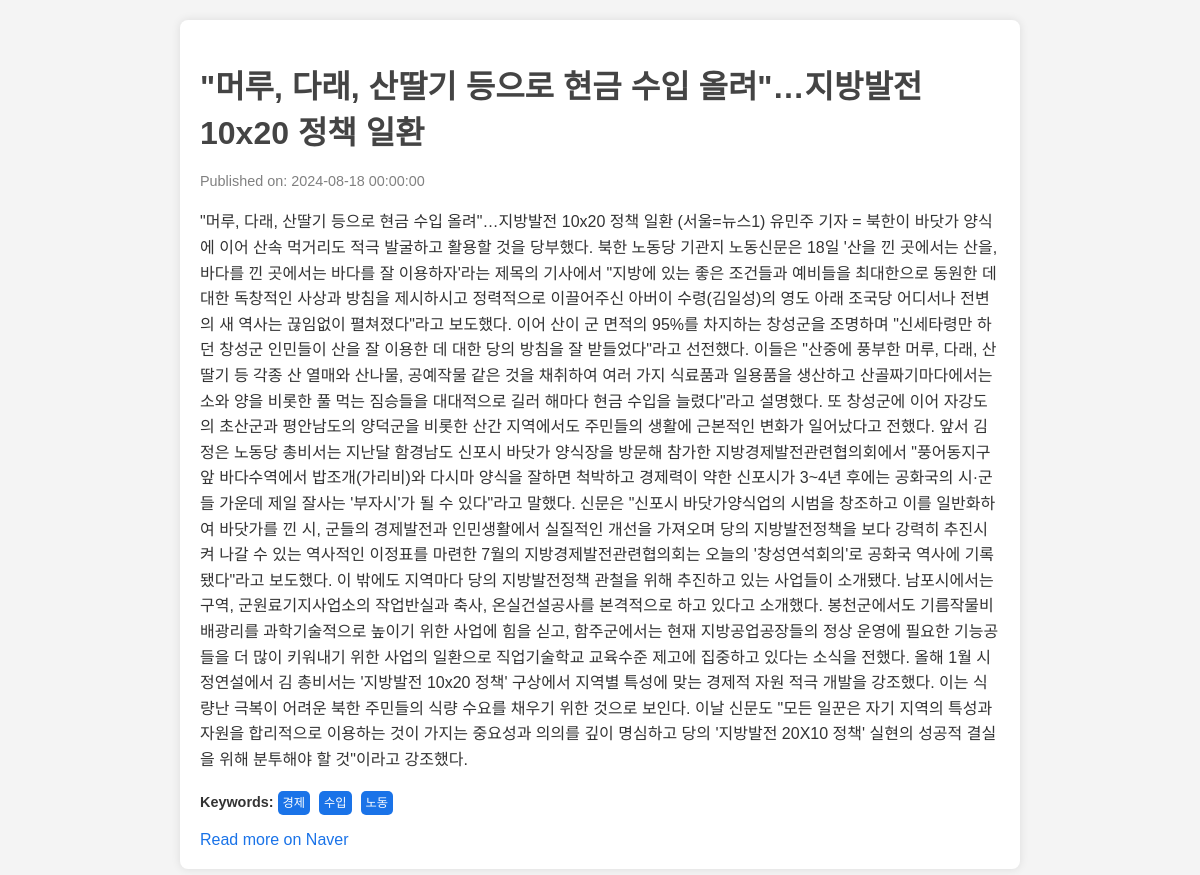
The page /news/1 on the database as committed earlier.
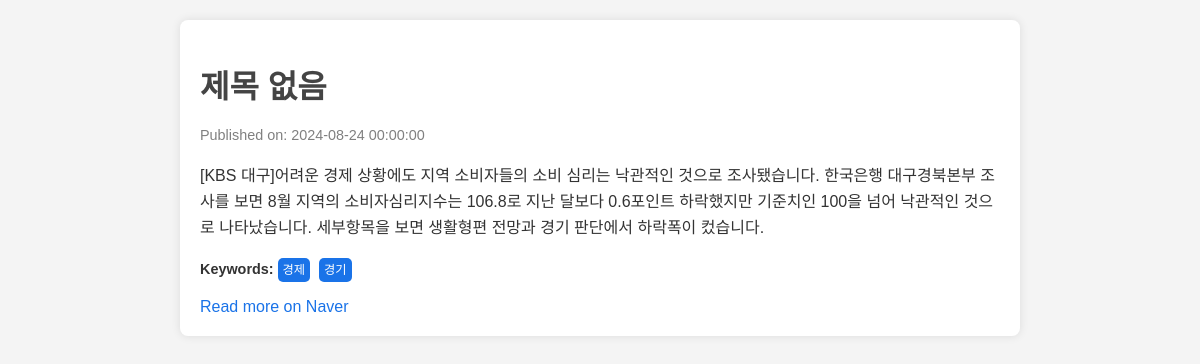
The same page on the database as committed later.
### factory_model.py (models this page shows)
class Naver_news(db.Model):
    __tablename__ = 'Naver_news'
    id = db.Column(db.Integer, primary_key=True)
    date = db.Column(db.DateTime, nullable=True)
    title = db.Column(db.Text, nullable=True)
    content = db.Column(db.Text, nullable=True)
    url = db.Column(db.Text, nullable=True)
    keyword = db.Column(db.JSON, nullable=True)
    sentiment = db.Column(db.String(10),nullable=True)

### main_views.py (the view)
@bp.route('/news/<int:news_id>')
def show_news_detail(news_id):
    news = factory_model.Naver_news.query.get(news_id)
    return render_template('news_detail.html', news=news)

### templates/news_detail.html (shortened to what this page needs)
<!DOCTYPE html>
<html lang="ko">
<head>
</head>
<body>
    <div class="news-container">
        <h1>{{ news.title }}</h1>
        <div class="date">Published on: {{ news.date }}</div>
        <div class="content">{{ news.content }}</div>
        <div class="keywords">
            <strong>Keywords:</strong>
            {% for keyword in news.keyword %}
                <span>{{ keyword }}</span>
            {% endfor %}
        </div>
        <div class="source">
            <a href="{{ news.url }}" target="_blank">Read more on Naver</a>
        </div>
    </div>
</body>
</html>

### templates/news_detail.html (style rules this page uses)
body { font-family: Arial, sans-serif; margin: 20px; background-color: #f4f4f4; color: #333; }
.news-container { max-width: 800px; margin: 0 auto; padding: 20px; background-color: #fff; border-radius: 8px; box-shadow: 0 0 10px rgba(0, 0, 0, 0.1); }
h1 { font-size: 2em; margin-bottom: 20px; color: #444; }
.date { color: gray; font-size: 0.9em; margin-bottom: 20px; }
.content { margin-bottom: 20px; line-height: 1.6; }
.keywords { font-size: 0.9em; margin-bottom: 20px; }
.keywords span { background-color: #1a73e8; color: #fff; padding: 5px; margin-right: 5px; border-radius: 5px; font-size: 0.85em; }
.source a { color: #1a73e8; text-decoration: none; }

Rows that differ between the two databases and show on the page:
changed Naver_news: title "\"머루, 다래, 산딸기 등으로 현금 수입 올려\"…지방발전 10x20 정책 일환" → "제목 없음"; date "2024-08-18 00:00:00" → "2024-08-24 00:00:00"; content "\"머루, 다래, 산딸기 등으로 현금 수입 올려\"…지방발전 10x20 정책 일환 (서울=뉴스1) 유민주 기자 = 북한이 바닷가 양식에 이어 산속 먹거리도 적극 발굴하고 활용할 것을 당부했다. 북한 노동당 기관지 노동신문은 18일 '산을 낀 곳에서는 산을, 바다를 낀 곳에서는 바다를 잘 이용하자'라는 제목의 기사에서 \"지방에 있는 좋은 조건들과 예비들을 최대한으로 동원한 데 대한 독창적인 사상과 방침을 제시하시고 정력적으로 이끌어주신 아버이 수령(김일성)의 영도 아래 조국당 어디서나 전변의 새 역사는 끊임없이 펼쳐졌다\"라고 보도했다. 이어 산이 군 면적의 95%를 차지하는 창성군을 조명하며 \"신세타령만 하던 창성군 인민들이 산을 잘 이용한 데 대한 당의 방침을 잘 받들었다\"라고 선전했다. 이들은 \"산중에 풍부한 머루, 다래, 산딸기 등 각종 산 열매와 산나물, 공예작물 같은 것을 채취하여 여러 가지 식료품과 일용품을 생산하고 산골짜기마다에서는 소와 양을 비롯한 풀 먹는 짐승들을 대대적으로 길러 해마다 현금 수입을 늘렸다\"라고 설명했다. 또 창성군에 이어 자강도의 초산군과 평안남도의 양덕군을 비롯한 산간 지역에서도 주민들의 생활에 근본적인 변화가 일어났다고 전했다. 앞서 김정은 노동당 총비서는 지난달 함경남도 신포시 바닷가 양식장을 방문해 참가한 지방경제발전관련협의회에서 \"풍어동지구 앞 바다수역에서 밥조개(가리비)와 다시마 양식을 잘하면…" → "[KBS 대구]어려운 경제 상황에도 지역 소비자들의 소비 심리는 낙관적인 것으로 조사됐습니다. 한국은행 대구경북본부 조사를 보면 8월 지역의 소비자심리지수는 106.8로 지난 달보다 0.6포인트 하락했지만 기준치인 100을 넘어 낙관적인 것으로 나타났습니다. 세부항목을 보면 생활형편 전망과 경기 판단에서 하락폭이 컸습니다."
Other text that changed with them:
new list line: "경기"
list line gone: "수입"
list line gone: "노동"
